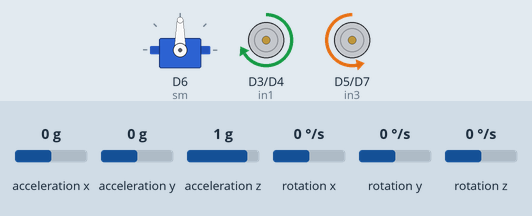
A sketch run on a simulated ESP8266 (NodeMCU). Parts: servo, motor-driver pin pairs drawn as motors (green arrow = first pin HIGH = forward, orange = second pin HIGH = backward, longer = more drive, scaled by the enable pin). The inputs (shaded band) are chosen by the test bench; at power-on: rotation z 0 °/s, acceleration x 0 g, acceleration y 0 g, acceleration z 1 g, rotation x 0 °/s, rotation y 0 °/s. What the sketch prints to the serial monitor is not drawn.

Above: at 0.8 s.
0.9 s: rotation z set to -14 °/s
At 2.3 s:
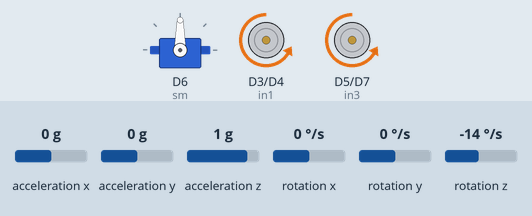
2.6 s: rotation z set to -18 °/s
At 4.2 s:
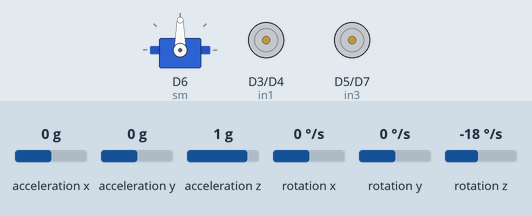
At 5.4 s:
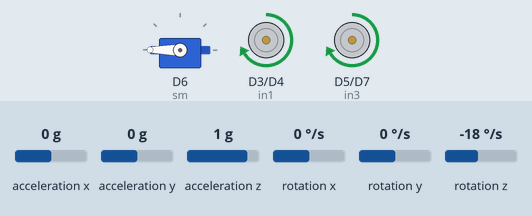
5.6 s: rotation z set to 17 °/s
8.6 s: rotation z set to 21 °/s
At 10.2 s:
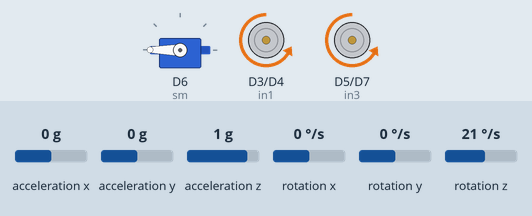
11.3 s: rotation z set to -35 °/s
14.3 s: rotation z set to -43 °/s
Timing chart, 0 to 17.3 s (numbered marks = the images above; inputs shaded):
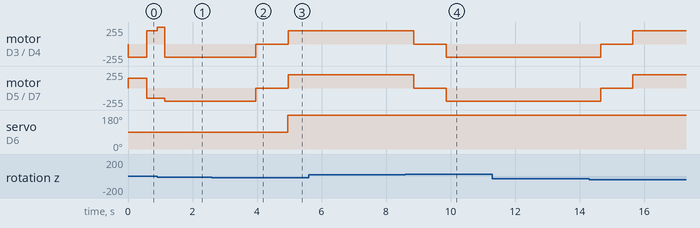

Measured:
- the behaviour switches between -16 and -17 °/s on rotation z (found by bisection; images 1 and 2)
- the behaviour switches between 18 and 19 °/s on rotation z (found by bisection; images 3 and 4)
- after the input at 0.9 s, motor on D3 (in1) / D4 (in2): forward 200/255 → forward 250/255 at once, → backward 200/255 0.23 s later
- after the input at 2.6 s, servo on D6 (sm): 90° → 180° after 2.4 s instead of 2.7 s

The sketch:

bot4test.ino
```cpp
// Bot 2 Esp Program to Control the movement of the bot and the Servo Motor
// Important Note : Esp8266 is by default active low state
// It means the HIGH State = 0 and LOW  State = 1

// Declaring the Header Files required for the Program
#include <MPU6050_tockn.h>
#include <MobaTools.h>
#include <Wire.h>

// Creating Object for Servo and MPU Sensor
MPU6050 mpu6050(Wire);
MoToServo servo;

// Defining the Pins for Motor Drivers
int ena = D0;
int in1 = D3;
int in2 = D4;
int in3 = D5;
int in4 = D7;
int enb = D8;

// Defining the Pin for Servo Motor Control
int sm = D6;

// Declare Speed Control Values
int SPD = 200;
int SPD1 = 150;
int forw = 250;
// Declare Variable to Store the Value of MPU 6050
float z = 0;
float z_ang = 0;
float z_cal = 0;
float zg = 0;

// Function to get the angle from MPU Sensor
float mpu() {
    mpu6050.update();
    z = mpu6050.getAngleZ();
    // Serial.print("angleZ : ");
    // Serial.println(z);
    return z;
}

// Function to Move the bot in different Directions
void movement(int direction, float angle=0) {
    if (direction == 0) {
        analogWrite(ena, 0);
        analogWrite(enb, 0);
        Serial.println("Stop");
    }
    if (direction == 1) {
        zg = mpu();
      for(int i=0;i<100;i++)
      {
        z_ang = mpu();
        digitalWrite(in1, LOW);
        digitalWrite(in2, HIGH);
        digitalWrite(in3, HIGH);
        digitalWrite(in4, LOW);
        if(z_ang==zg)
        {
          analogWrite(ena, SPD);
          analogWrite(enb, SPD1);
        }
        if(z_ang<zg)
        {
          analogWrite(ena, SPD);
          analogWrite(enb, forw);
        }
        if(z_ang>zg)
        {
          analogWrite(ena, forw);
          analogWrite(enb, SPD1);
        }
        zg = z_ang;
        Serial.println("Forward");
      }
    }
    if (direction == 2) {
        z_ang = mpu();
        z_cal = (-(angle)+z_ang);
        while(z_ang >= z_cal) {
            z_ang = mpu();
            // Serial.print("Z angle : ");
            // Serial.println(z_ang);
            digitalWrite(in1, LOW);
            digitalWrite(in2, HIGH);
            digitalWrite(in3, LOW);
            digitalWrite(in4, HIGH);
            analogWrite(ena, SPD);
            analogWrite(enb, SPD);
            Serial.println("Right");
        }
        analogWrite(ena, 0);
        analogWrite(enb, 0);
        Serial.println("Stop");
    }
    if (direction == 3) {
        z_ang = mpu();
        z_cal = ((angle)+z_ang);
        while(z_ang <= z_cal) {
            z_ang = mpu();
            digitalWrite(in1, HIGH);
            digitalWrite(in2, LOW);
            digitalWrite(in3, HIGH);
            digitalWrite(in4, LOW);
            analogWrite(ena, SPD);
            analogWrite(enb, SPD);
            Serial.println("Left");
        }
        analogWrite(ena, 0);
        analogWrite(enb, 0);
        Serial.println("Stop");
    }
    if (direction == 4) {
        zg = mpu();
      for(int i=0;i<100;i++)
      {
        z_ang = mpu();
        digitalWrite(in1, HIGH);
        digitalWrite(in2, LOW);
        digitalWrite(in3, LOW);
        digitalWrite(in4, HIGH);
        if(z_ang==zg)
        {
          analogWrite(ena, SPD);
          analogWrite(enb, SPD1);
        }
        if(z_ang>zg)
        {
          analogWrite(ena, SPD);
          analogWrite(enb, forw);
        }
        if(z_ang<zg)
        {
          analogWrite(ena, forw);
          analogWrite(enb, SPD1);
        }
      }
        zg = z_ang;
        Serial.println("Backward");
    }
}

// Function to control Servo Motor
void servo_control(int pos) {
    if (pos == 0) servo.write(0);
    if (pos == 1) servo.write(180);
}

void setup() {
    // Set Up esp8266 as Output or Input
    pinMode(ena, OUTPUT);
    pinMode(in1, OUTPUT);
    pinMode(in2, OUTPUT);
    pinMode(in3, OUTPUT);
    pinMode(in4, OUTPUT);
    pinMode(enb, OUTPUT);

    // Attach Servo Motor Signal Pin
    servo.attach(sm);

    // On Boot Set Speed Control Pins to zero
    analogWrite(ena, 0);
    analogWrite(enb, 0);

    // Use ESP8266 serial to monitor the process
    // Note: Change your bps at the serial monitor to the below mentioned Value
    Serial.begin(115200);

    //Initialize the I2C Communication
    Wire.begin();
    // Initialize the MPU 6050 Sensor
    mpu6050.begin();
    z_cal  = mpu();

    movement(1);
    movement(1);
    movement(1);
    movement(4);
    movement(4);
    movement(4);
    movement(2, 45);
    movement(0);
    delay(1000);
    servo_control(1);
    movement(3, 45);
    movement(0);
    delay(1000);
    movement(2, 90);
    movement(0);
    delay(1000);
    servo_control(1);
    movement(3, 90);
    movement(0);
    delay(1000);
}

// Loop the neccessary Functions
void loop() {

}
```
